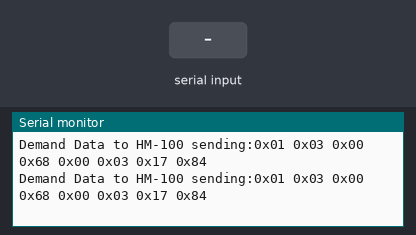
Recording of a sketch running on a simulated Arduino Uno, built with avr-gcc and run on an emulated ATmega328P. On the bench: the last lines printed to the serial monitor. Inputs (shaded band) come from the test bench.

Above: at 5.8 s.
5.9 s: "1" received over the second serial link
At 7.5 s:
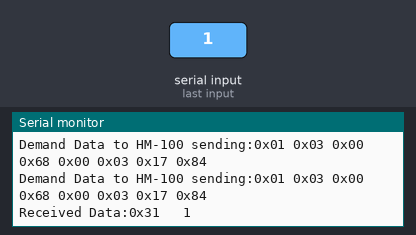
8.7 s: "0" received over the second serial link
At 9.8 s:
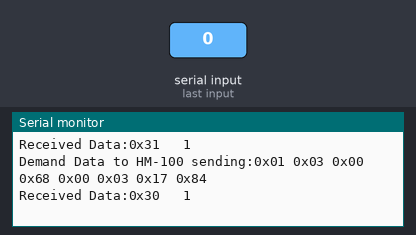
11.5 s: "2" received over the second serial link
At 13.9 s:
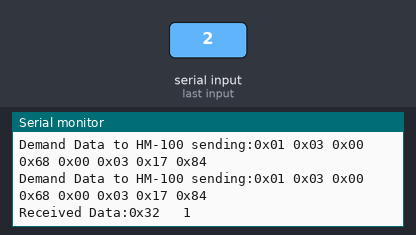

Measured:
- after the input at 5.9 s, the serial monitor: prints a new line after 1.1 s (image 1)
- after the input at 8.7 s, the serial monitor: prints a new line after 0.33 s (image 2)
- after the input at 11.5 s, the serial monitor: prints a new line after 1.5 s (image 3)

The sketch:

RS485_HM-100_Rev2.ino
```cpp
#include <SoftwareSerial.h>

#define SSerialTxControl 10

#define CHIP485_SEL_TX digitalWrite(SSerialTxControl,HIGH)  //Transmission
#define CHIP485_SEL_RX digitalWrite(SSerialTxControl,LOW)   //Receive

SoftwareSerial rs485(6,7); //RX-RO TX-DI
unsigned char Data[16];
byte  requestData[9]={
        0x01,   //Device ID
        0x03,   //Function
        0x00,   //Address high byte
        0x68,   //Address low byte
        0x00,   //Data high byte
        0x03,   //Data low byte
        0x17,   //CRC high byte
        0x84    //CRC low byte
      };
void DemandData(void)
{
  char mP[5];
  CHIP485_SEL_TX;

  //이후에 SoftwareSerial rs485에 byte requestData 써 넣는 루틴
  //rs485.write(requestData,8);
  //한 바이트씩 보내기
  for (int i=0; i<8; i++){
   rs485.write(requestData[i]);
  }

  Serial.print("Demand Data to HM-100 sending:");
  for(int i=0; i<8; i++){
    sprintf(mP, "0x%02x ", requestData[i]);
    Serial.print(mP);
  }
  Serial.println();

  CHIP485_SEL_RX;
}

int ReadData(void){
  int index =0;
  char mP[5];
  CHIP485_SEL_RX;

  index = rs485.available();
  if(index >0){
    Serial.print("Received Data:");
    for(int i=0; i<index; i++){
       Data[i] = rs485.read();
       sprintf(mP, "0x%02x ", Data[i]);
       Serial.print(mP);
    }
    Serial.print("\t"); Serial.println(index);
  }
  CHIP485_SEL_RX;
  return index;
}

void setup(){
  pinMode(SSerialTxControl, OUTPUT);
  Serial.begin(115200);
  rs485.begin(19200);
  CHIP485_SEL_RX;
}

void loop(){
  DemandData();
  delay(1000);
  ReadData();
  delay(1000);
}
```
